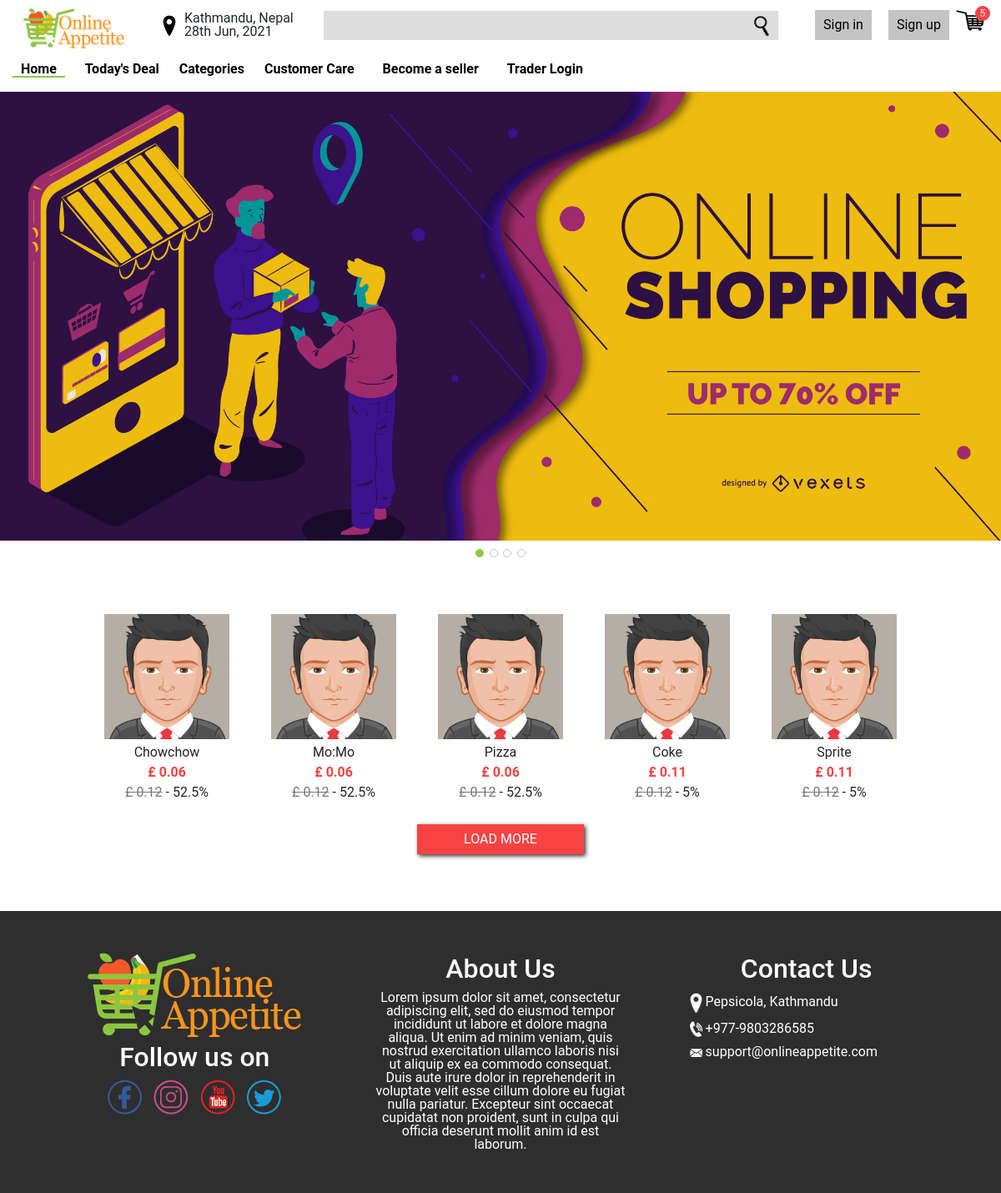
The page / on the database its author committed.
### tables this page shows
CREATE TABLE products (
	product_id INTEGER NOT NULL PRIMARY KEY AUTOINCREMENT,
	product_name VARCHAR(30) NOT NULL,
	category_id INTEGER NOT NULL,
	confirmed_on DATE NULL,
	price INTEGER NOT NULL,
	stock INTEGER NOT NULL,
	shop_id INTEGER NOT NULL,
	description VARCHAR(200) NOT NULL,
	image1 VARCHAR(50) NOT NULL,
	image2 VARCHAR(50) NOT NULL,
	created_at TIMESTAMP DEFAULT CURRENT_TIMESTAMP,
	updated_at TIMESTAMP NULL, "trader_id" INTEGER,
	FOREIGN KEY (category_id) REFERENCES category (category_id),
	FOREIGN KEY (shop_id) REFERENCES shop (shop_id)
);

CREATE TABLE discounts (
	discount_id INTEGER NOT NULL PRIMARY KEY AUTOINCREMENT,
	discount_name VARCHAR(50) NOT NULL,
	rate INTEGER NOT NULL,
	target_id INTEGER NULL,
	discount_type VARCHAR(20) NOT NULL,
	starts_on DATE NOT NULL,
	expires_on DATE NOT NULL,
	created_by INTEGER NOT NULL,
	created_at TIMESTAMP DEFAULT CURRENT_TIMESTAMP,
	updated_at TIMESTAMP NULL,
	FOREIGN KEY (created_by) REFERENCES users (user_id)
);

### utils/database.php (called while the page is built, shortened)
<?php
    try {
        $conn = new PDO("sqlite:".__DIR__."/../database.sqlite");
        $conn->setAttribute(PDO::ATTR_ERRMODE, PDO::ERRMODE_EXCEPTION);
    }catch(PDOException $e) {
        die("Connection failed: " . $e->getMessage());
    }
    function fetch_all_row($sql){
        global $conn;
        $stmt = $conn->prepare($sql);
        $stmt->execute();
        $res = $stmt->fetchAll(PDO::FETCH_ASSOC);
        return $res;
    }

### index.php (the view, shortened to what this page needs)
<?php
require_once 'utils/database.php';
$count = $_GET['more'] ?? '' == 'true' ? 30 : 15;
$products = fetch_all_row("SELECT * FROM products ORDER BY created_at LIMIT '$count'");
?>
<!DOCTYPE html>
<html lang="en">
<head>
    <link rel="stylesheet" href="css/bootstrap.min.css">
    <link rel="stylesheet" href="css/style.css">
    <link rel="stylesheet" href="css/index.css">
</head>
<body>
    <?php
    $page = 'home';
    include 'header.php';
    ?>
    <div class="slider">
        <img id="sliderimage">
        <div id="sliderpoints">
            <div class="sliderpoint active" data-index="0"></div>
            <div class="sliderpoint" data-index="1"></div>
            <div class="sliderpoint" data-index="2"></div>
            <div class="sliderpoint" data-index="3"></div>
        </div>
    </div>
    <div class="text-center py-5">
        <div class="products">
            <?php
            foreach ($products as $product) {
                $discounts = fetch_all_row("SELECT rate FROM discounts WHERE ((discount_type = 'all') OR (discount_type = 'category' AND target_id = '" . $product['category_id'] . "') OR (discount_type = 'product' AND target_id = '" . $product['product_id'] . "') AND starts_on < CURRENT_DATE AND expires_on > CURRENT_DATE)");
                $discounted_price = round($product['price'] / 100.0, 2);
                foreach ($discounts as $discount) {
                    $discounted_price = $discounted_price * (100 - $discount['rate']) * 0.01;
                }
                $discount_rate = (round($product['price'] / 100.0, 2) - $discounted_price) * 100 / round($product['price'] / 100.0, 2);
            ?>
                <div class="product" onclick="window.location.href='/product.php?id=<?= $product['product_id'] ?>'">
                    <img class="product-image" src="<?= $product['image1'] ?>" alt="">
                    <span class="product-name py-2"><?= $product['product_name'] ?></span>
                    <span class="price pb-2">£ <?= round($discounted_price, 2) ?></span>
                    <?php
                    if ($product['price'] != $discounted_price) {
                    ?>
                        <div>
                            <span class="discount">£ <?= round($product['price'] / 100.0, 2) ?></span> -
                            <span class="rate"><?= round($discount_rate, 2) ?>%</span>
                        </div>
                    <?php
                    }
                    ?>
                </div>
            <?php } ?>
        </div>
        <button class="loadmore" onclick="window.location.href='/?more=true'">LOAD MORE</button>
    </div>
    <?php include 'footer.php'; ?>
</body>
</html>

### header.php (shortened to what this page needs)
<?php
require_once 'utils/database.php';
$page = $page??'';
?>
<header>
    <div class="top-row">
        <div class="header-logo">
            <a href="/"><img src="assets/images/logo.png" alt="logo"></a>
        </div>
        <div class="header-address">
            <img src="assets/images/mappin.png" alt="mappin">
            <div>
                <span id='address'>Kathmandu, Nepal</span><br>
                <span id='date'></span>
            </div>
        </div>
        <form class="search">
            <input type="text" name="search" class="searchbar">
            <button type="submit"><img src="assets/images/search.png" alt="search"></button>
        </form>
        <div class="top-buttons">
            <?php
            if (!isset($_SESSION['user'])) {
            ?>
                <div class="buttons">
                    <button onclick="location.href='signin.php'" class="signin">Sign in</button>
                    <button onclick="location.href='signup.php'" class="signup">Sign up</button>
                </div>
            <?php
            }
            ?>
            <div class="cart" onclick="window.location.href='/cart.php'">
                <img src="assets/images/cart.png" alt="cart">
                <span id="cart-count">5</span>
            </div>
        </div>
    </div>
    <nav>
        <div id="navspacer"></div>
        <ul class="my-nav small-nav" id="navbar">
            <li class="my-nav-link <?php echo $page == 'home' ? 'active' : ''; ?>">
                <a href="/">Home</a>
            </li>
            <li class="my-nav-link <?php echo $page == 'deal' ? 'active' : ''; ?>">
                <a href="todaydeal.php">Today's Deal</a>
            </li>
            <li class="my-nav-dropdown <?php echo $page == 'category' ? 'active' : ''; ?>">
                <span class="my-dropdown-btn">Categories</span>
            </li>
            <li class="my-nav-link <?php echo $page == 'customerCare' ? 'active' : ''; ?>">
                <a href="customerCare.php">Customer Care</a>
            </li>
            <li class="my-nav-link <?php echo $page == 'seller' ? 'active' : ''; ?>">
                <a href="traderregister.php">Become a seller</a>
            </li>
            <li class="my-nav-link">
                <a href="/trader">Trader Login</a>
            </li>
        </ul>
    </nav>
</header>

### footer.php (shortened to what this page needs)
<footer>
    <div class="footer">
        <div class="info">
            <div class="footer-logo">
                <img src="assets/images/logo.png" alt="logo">
            </div>
            <div class="social">
                <h2>Follow us on</h2>
                <a href="" class="facebook">
                    <img src="assets/images/facebook.png" alt="facebook">
                </a>
                <a href="" class="instagram">
                    <img src="assets/images/instagram.png" alt="instagram">
                </a>
                <a href="" class="youtube">
                    <img src="assets/images/youtube.png" alt="youtube">
                </a>
                <a href="" class="twitter">
                    <img src="assets/images/twitter.png" alt="twitter">
                </a>
            </div>
        </div>
        <div class="about">
            <h2>About Us</h2>
            <span>Lorem ipsum dolor sit amet, consectetur adipiscing elit, sed do eiusmod tempor incididunt ut labore et dolore magna aliqua. Ut enim ad minim veniam, quis nostrud exercitation ullamco laboris nisi ut aliquip ex ea commodo consequat. Duis aute irure dolor in reprehenderit in voluptate velit esse cillum dolore eu fugiat nulla pariatur. Excepteur sint occaecat cupidatat non proident, sunt in culpa qui officia deserunt mollit anim id est laborum.</span>
        </div>
        <div class="contact">
            <h2>Contact Us</h2>
            <ul class="contact-data">
            <li><img src="assets/images/mappin.png" alt="mappin"> Pepsicola, Kathmandu</li>
            <li><img src="assets/images/phone.png" alt="phone"> +977-9803286585</li>
            <li><img src="assets/images/mail.png" alt="email"> support@onlineappetite.com</li>
            </ul>
        </div>
    </div>
</footer>

### css/style.css (style rules this page uses)
html { scroll-behavior: smooth; }
html, body, ul { margin: 0; padding: 0; }
body { font-family: 'Roboto', sans-serif; line-height: 1; }
button, input, textarea, select { font-size: 1em; }
nav { width: 100%; position: relative; }
ul.my-nav { position: absolute; list-style: none; padding: 10px; background-color: #FFFFFF; width: calc(100% - 20px); top: 0; left: 0; z-index: 1; box-sizing: content-box; }
.small-nav { display: block; }
#navspacer { height: 50px; width: 100%; }
li.my-nav-link, .my-nav-dropdown { display: inline-block; margin: 5px; user-select: none; }
li.my-nav-link { color: black; font-weight: 700; }
.my-dropdown-btn { color: black; font-weight: 700; }
li.my-nav-link a { padding: 10px; text-decoration: none; color: black; font-weight: 700; }
li.my-nav-link.active, li.my-nav-dropdown.active { border-bottom: 2px solid #8CC63F; }
.header-logo { padding: 10px 0 0 10px; }
.header-logo img { height: 50px; }
.top-row { display: flex; justify-content: space-around; align-items: center; flex-wrap: wrap; }
.top-buttons { display: flex; }
.header-address { display: flex; align-items: center; }
.header-address img { padding: 0 10px; }
.search { position: relative; }
.searchbar { width: 500px; height: 35px; background-color: #DDD; border: none; padding: 0 35px 0 10px; }
.search button { position: absolute; right: 5px; top: 5px; background-color: transparent; border: none; cursor: pointer; }
.search button img { height: 25px; }
.signin, .signup { background-color: #C4C4C4; border: none; padding: 10px; margin: 0 8px; cursor: pointer; }
.cart { position: relative; cursor: pointer; }
.cart #cart-count { position: absolute; top: -5px; right: -5px; background-color: #F84343; color: #FFFFFF; height: 18px; width: 18px; text-align: center; line-height: 18px; border-radius: 50%; font-size: 12px; }
.products { display: flex; flex-wrap: wrap; justify-content: center; }
.product { display: flex; flex-direction: column; margin: 10px 25px; cursor: pointer; }
.product .product-image { height: 150px; width: 150px; object-fit: cover; grid-area: image; }
.product .product-name { grid-area: name; }
.product .price { color: #F84343; font-weight: 700; grid-area: price; }
.product .discount { color: #767676; text-decoration: line-through; grid-area: discount; }
.product .rate { grid-area: rate; }
.loadmore { background-color: #F84343; box-shadow: 2px 2px 5px #2E2E2E; color: #FFFFFF; border: none; padding: 10px; width: 200px; margin: 20px 0; cursor: pointer; }
footer { padding: 50px; background-color: #2E2E2E; color: #FFFFFF; }
.footer { display: flex; justify-content: space-around; flex-wrap: wrap; }
.social, .social a { text-decoration: none; margin: 0 5px; text-align: center; }
.contact-data { list-style: none; text-align: start; }
.contact-data li { margin: 10px; }
.contact-data li img { width: 15px; vertical-align: middle; filter: invert(); }
.info, .about, .contact { width: 300px; text-align: center; }

### css/index.css (style rules this page uses)
#sliderimage { width: 100%; }
#sliderpoints { display: flex; width: 60px; justify-content: space-between; margin: 10px auto; }
.sliderpoint { height: 10px; width: 10px; border: 1px solid #C4C4C4; border-radius: 50%; cursor: pointer; }
.sliderpoint.active { background-color: #8CC63F; border-color: #8CC63F; }

### rows shown on the page
products: image1 (picture), product_name "Chowchow", discounted_price "0.06", $product['price']/100.0 "0.12", discount_rate "52.5"
products: image1 (picture), product_name "Mo:Mo", discounted_price "0.06", $product['price']/100.0 "0.12", discount_rate "52.5"
products: image1 (picture), product_name "Pizza", discounted_price "0.06", $product['price']/100.0 "0.12", discount_rate "52.5"
products: image1 (picture), product_name "Coke", price.rate "0.11", $product['price']/100.0 "0.12", price.rate "5"
products: image1 (picture), product_name "Sprite", price.rate "0.11", $product['price']/100.0 "0.12", price.rate "5"
